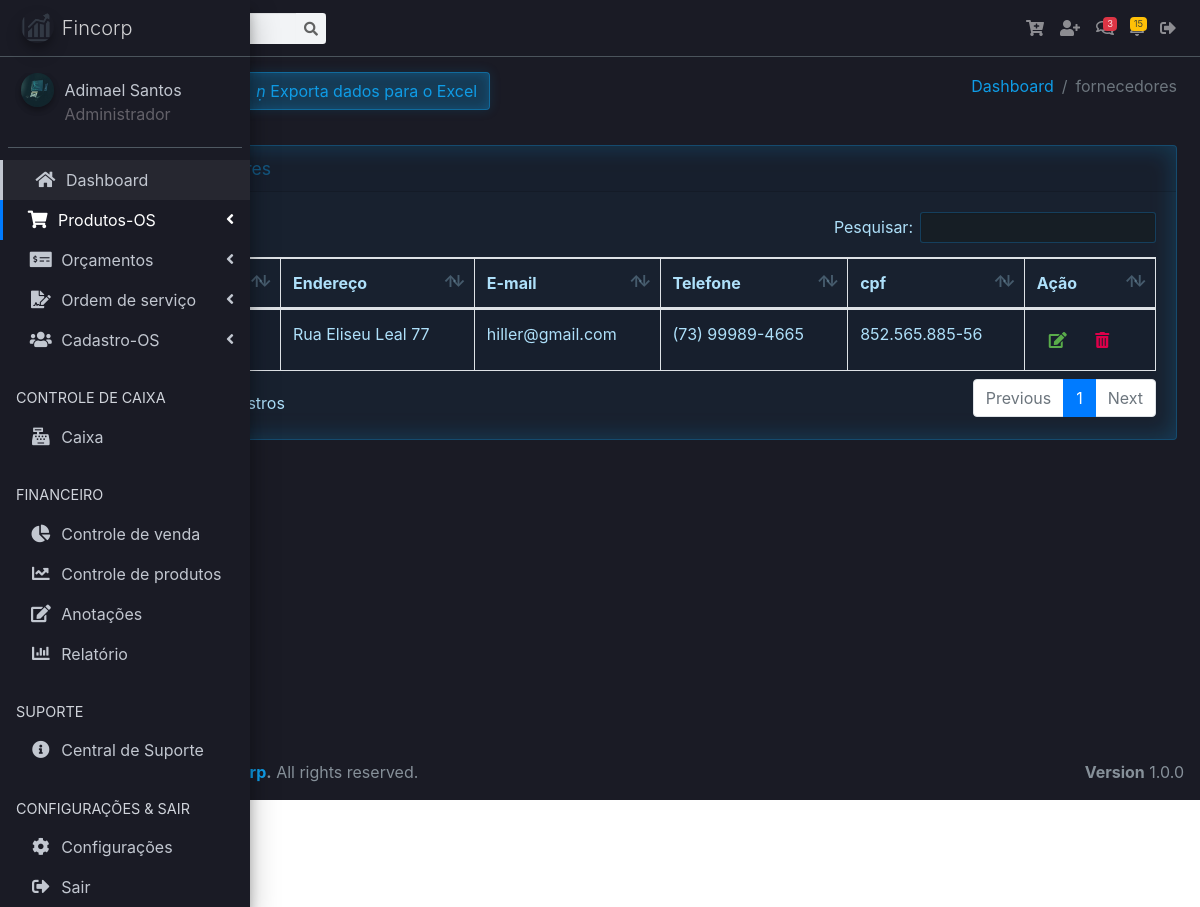
/vv/fornecedores.php (signed in), run on the app's committed database.
### tables this page shows
CREATE TABLE `tb_fornecedores` (
  `id_fornecedor` int(11) NOT NULL,
  `id_user` int(11) NOT NULL,
  `nome` varchar(64) NOT NULL,
  `endereco` varchar(128) NOT NULL,
  `cidade` varchar(64) NOT NULL,
  `estado` varchar(64) NOT NULL,
  `cep` varchar(20) NOT NULL,
  `email` varchar(128) NOT NULL,
  `telefone` varchar(45) NOT NULL,
  `cpf` varchar(20) NOT NULL
);

### vv/fornecedores.php (the view, shortened to what this page needs)
<?php
require_once("header.php");
?>
<body class="hold-transition sidebar-mini">
<div class="wrapper">
  <nav class="main-header navbar navbar-expand navbar-dark navbar-light">
    <ul class="navbar-nav">
      <li class="nav-item">
        <a class="nav-link" data-widget="pushmenu" href="#" role="button"><i class="fas fa-bars"></i></a>
      </li>
    </ul>
    <form class="form-inline ml-3">
      <div class="input-group input-group-sm">
        <div class="input-group-append">
          <button name="buttonPesquisar" class="btn btn-navbar" type="submit">
            <i class="fas fa-search"></i>
          </button>
        </div>
      </div>
    </form>
    <ul class="navbar-nav ml-auto">
      <li class="nav-item dropdown">
        <a class="nav-link" href="#" title="Add Produtos" data-toggle="modal"
        data-target=".bd-example-modal-lg-produto">
          <i class="fas fa-cart-plus"></i>
        </a>
      </li>
      <li class="nav-item dropdown">
        <a class="nav-link" href="#" title="Add cliente" data-toggle="modal"
        data-target=".bd-example-modal-lg">
          <i class="fas fa-user-plus"></i>
        </a>
      </li>
      <li class="nav-item dropdown">
        <a class="nav-link" data-toggle="dropdown" href="#">
          <span class="badge badge-danger navbar-badge">3</span>
        </a>
      </li>
      <li class="nav-item dropdown">
        <a class="nav-link" data-toggle="dropdown" href="#">
          <span class="badge badge-warning navbar-badge">15</span>
        </a>
      </li>
      <li class="nav-item dropdown">
        <a class="nav-link" href="../logout.php" title="Sair">
          <i class="fas fa-sign-out-alt"></i>
        </a>
      </li>
    </ul>
  </nav>
  <aside class="main-sidebar sidebar-dark-primary elevation-4">
    <a href="dashboard.php" class="brand-link">
      <img src="../assets/dist/img/crm.png"
           alt="AdminLTE Logo"
           class="brand-image img-circle elevation-3"
           style="opacity: .8">
      <span class="brand-text font-weight-light">Fincorp</span>
    </a>
    <div class="sidebar">
      <div class="user-panel mt-3 pb-3 mb-3 d-flex">
        <div class="image">
          <img src="../assets/images/avatars/<?=$_SESSION['foto_user'];?>" class="img-circle elevation-2" alt="User Image">
        </div>
        <div class="info">
          <a href="#" class="d-block"><?php echo $_SESSION['nome_user']; ?></a>
          <span class="access_level"><?php echo $_SESSION['access_level']; ?></span>
        </div>
      </div>
      <nav class="mt-2">
        <ul class="nav nav-pills nav-sidebar nav-child-indent nav-flat nav-legacy flex-column" data-widget="treeview" role="menu" data-accordion="false">
          <li class="nav-item has-treeview menu-open">
            <ul class="nav nav-treeview">
              <li class="nav-item">
                <a href="dashboard.php" class="nav-link">
                  <i class="fas fa-home nav-icon"></i>
                  <p>Dashboard</p>
                </a>
              </li>
            </ul>
          </li>
          <li class="nav-item has-treeview">
            <a href="#" class="nav-link active">
              <i class="nav-icon fas fa-shopping-cart"></i>
              <p>
                Produtos-OS
                <i class="right fas fa-angle-left"></i>
              </p>
            </a>
          </li>
          <li class="nav-item has-treeview">
            <a href="#" class="nav-link">
              <i class="nav-icon fas fa-money-check-alt"></i>
              <p>
                Orçamentos
                <i class="fas fa-angle-left right"></i>
              </p>
            </a>
          </li>
          <li class="nav-item has-treeview">
            <a href="#" class="nav-link">
              <i class="nav-icon fas fa-file-signature"></i>
              <p>
                Ordem de serviço
                <i class="fas fa-angle-left right"></i>
              </p>
            </a>
          </li>
          <li class="nav-item has-treeview">
            <a href="#" class="nav-link">
              <i class="nav-icon fas fa-users"></i>
              <p>
                Cadastro-OS
                <i class="fas fa-angle-left right"></i>
              </p>
            </a>
          </li>
          <li class="nav-header">CONTROLE DE CAIXA</li>
          <li class="nav-item">
            <a href="https://adminlte.io/docs/3.0" class="nav-link">
              <i class="nav-icon fas fa-cash-register"></i>
              <p>Caixa</p>
            </a>
          </li>
          <li class="nav-header">FINANCEIRO</li>
          <li class="nav-item">
            <a href="javascript:void(0);" class="nav-link">
              <i class="nav-icon fas fa-chart-pie"></i>
              <p>Controle de venda</p>
            </a>
          </li>
          <li class="nav-item">
            <a href="javascript:void(0);" class="nav-link">
              <i class="nav-icon fas fa-chart-line"></i>
              <p>Controle de produtos</p>
            </a>
          </li>
          <li class="nav-item">
            <a href="javascript:void(0);" class="nav-link">
              <i class="nav-icon fas fa-edit"></i>
              <p>Anotações</p>
            </a>
          </li>
          <li class="nav-item">
            <a href="javascript:void(0);" class="nav-link">
              <i class="nav-icon fas fa-chart-bar"></i>
              <p>Relatório</p>
            </a>
          </li>
          <li class="nav-header">SUPORTE</li>
          <li class="nav-item">
            <a href="javascript:void(0);" class="nav-link">
              <i class="nav-icon fas fa-info-circle"></i>
              <p>Central de Suporte</p>
            </a>
          </li>
          <li class="nav-header">CONFIGURAÇÕES & SAIR</li>
          <li class="nav-item">
            <a href="javascript:void(0);" class="nav-link">
              <i class="nav-icon fas fa-cog"></i>
              <p>Configurações</p>
            </a>
          </li>
          <li class="nav-item">
            <a href="../logout.php" class="nav-link">
              <i class="nav-icon fas fa-sign-out-alt"></i>
              <p>Sair</p>
            </a>
          </li>
        </ul>
      </nav>
    </div>
  </aside>
  <div class="content-wrapper">
    <section class="content-header">
      <div class="container-fluid">
        <div class="row mb-2">
          <div class="col-sm-6">
          <a href="#" class="btn btn-success" data-toggle="modal"
          data-target=".bd-example-modal-lg-cadastrar"><i class="material-icons">&#xE147;</i> <span>Add Novo fornecedor</span></a>
          <a href="#" class="btn btn-secondary"><i class="material-icons">&#xE24D;</i> <span>Exporta dados para o Excel</span></a>
          </div>
          <div class="col-sm-6">
            <ol class="breadcrumb float-sm-right">
              <li class="breadcrumb-item"><a href="#">Dashboard</a></li>
              <li class="breadcrumb-item active">fornecedores</li>
            </ol>
          </div>
        </div>
      </div>
    </section>
<section class="content">
<div class="container-fluid">
<div class="row">
<div class="col-12">
<div class="card">
<div class="card-header">
<h3 class="card-title">Cadastros de fornecedores</h3>
</div>
<div class="card-body">
<?php
if(isset($_GET['buttonPesquisar']) and $_GET['txtpesquisar'] != ''){
    $nome = $_GET['txtpesquisar'] . '%';
    $query = "select * from tb_fornecedores where id_user = $_SESSION[id_user]  order by nome asc";
}else if(isset($_GET['buttonPesquisarCPF']) and $_GET['txtpesquisarcpf'] != ''){
    $nome = $_GET['txtpesquisarcpf'];
    $query = "select * from tb_fornecedores where cpf = '$nome'  order by nome asc";
}
else{
$query = "select * from tb_fornecedores WHERE id_user = '$_SESSION[id_user]' order by nome ASC";
}
    $result = mysqli_query($conn, $query);
    $row = mysqli_num_rows($result);
if($row == ''){
    echo "<h3> Não existem dados cadastrados no banco </h3>";
}else{
?>
<table id="example1" class="table table-bordered table-striped">
  <thead>
  <tr>
    <th>id</th>
    <th>nome</th>
    <th>Endereço</th>
    <th>E-mail</th>
    <th>Telefone</th>
    <th>cpf</th>
    <th>Ação</th>
  </tr>
  </thead>
  <tbody>
  <?php
    while($res_1 = mysqli_fetch_array($result)){
        $id_fornecedor = $res_1["id_fornecedor"];
        $nome = $res_1["nome"];
        $endereco = $res_1["endereco"];
        $email = $res_1["email"];
        $telefone = $res_1["telefone"];
        $cpf = $res_1["cpf"];
    ?>
  <tr>
    <td><?php echo $id_fornecedor; ?></td>
    <td><?php echo $nome; ?></td>
    <td><?php echo $endereco; ?></td>
    <td><?php echo $email; ?></td>
    <td><?php echo $telefone; ?></td>
    <td><?php echo $cpf; ?></td>
    <td><div class="widget-content-right">
    <a href="fornecedores.php?func=edita&id_fornecedor=<?php echo $id_fornecedor; ?>"><button class="border-0 btn-transition btn btn-outline-success" data-toggle="modal"
    data-target=".bd-example-modal-lg-editar"><i class="fa fa-edit"></i>
    </button></a>
    <a href="fornecedores.php?func=deleta&id_fornecedor=<?php echo $id_fornecedor; ?>"><button class="border-0 btn-transition btn btn-outline-danger">
    <i class="fa fa-trash-alt"></i>
    </button></a>
    </div></td>
  </tr>
  <?php
        }
    ?>
  </tbody>
</table>
<?php
        }
    ?>
</div>
</div>
</div>
</div>
</div>
</section>
</div>
<?php
require_once("footer.php");
?>
</div>
</body>
</html>

### data on the page
tb_fornecedores: endereco "Rua Eliseu Leal 77", email "hiller@gmail.com", telefone "(73) 99989-4665", cpf "852.565.885-56"

### other printed values
$_SESSION['nome_user'] "Adimael Santos"
$_SESSION['access_level'] "Administrador"
